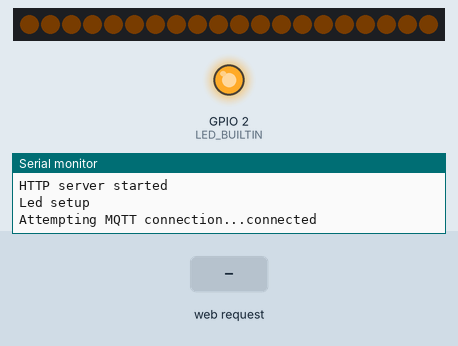
Recording of a sketch running on a simulated ESP8266 (Wemos D1 mini). Shown: 20 RGB LEDs in strip order, left to right, output pins drawn as LEDs (lit = HIGH, except the on-board LED, lit = LOW), the last lines printed to the serial monitor. The test bench sets the inputs (shaded band). Dim RGB values are drawn brighter than linear; WiFi joins after 1.5 s; servers stay silent unless stated; random numbers use the default seed unless the sketch sets one; no MQTT or app messages arrive unless stated.

Above: at 2.7 s.
2.8 s: HTTP request GET /setBrightness received
At 3.1 s:
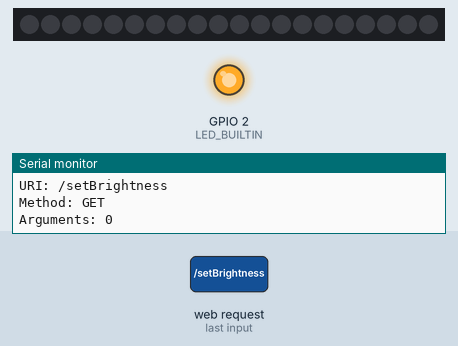
4.3 s: HTTP request GET /enableOta received
5.8 s: HTTP request GET /setColor received
Timing chart, 0 to 8.8 s (numbered marks = the images above; inputs shaded):
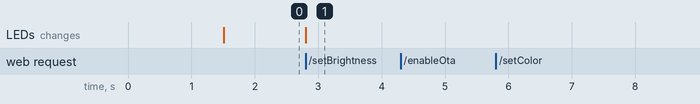

The sketch:

HallwayLight.ino
```cpp
#include <PubSubClient.h>
#include <ESP8266WiFi.h>
#include <ESP8266WiFiMulti.h>
#include <WiFiClient.h>
ESP8266WiFiMulti WiFiMulti;
#include <ESP8266HTTPClient.h>
#include <ESP8266WiFi.h>
#include <ESP8266mDNS.h>
#include <WiFiUdp.h>
#include <ArduinoOTA.h>
#include <ESP8266WebServer.h>

#include <Adafruit_NeoPixel.h>
#define LED_COUNT 20
#define LED_PIN 2
Adafruit_NeoPixel strip(LED_COUNT, 2, NEO_GRB + NEO_KHZ800);
#ifdef __AVR__
#include <avr/power.h> // Required for 16 MHz Adafruit Trinket
#endif


#ifndef STASSID
#define STASSID "Doghouse_2.4"
#define STAPSK  "GuitarHero40!"
#endif

//String device_name = "hallway";

#define topicHallwayMotionDetected "wemos/hallway/motion_detected"

bool allowOTA = false;
bool triggered = false;

const char* ssid = STASSID;
const char* password = STAPSK;

int ledColor_R = 250;
int ledColor_G = 100;
int ledColor_B = 1;

ESP8266WebServer server(80);

//MQTT
const char* mqtt_server = "192.168.1.13";

WiFiClient espClient;
PubSubClient client(espClient);
unsigned long lastMsg = 0;
#define MSG_BUFFER_SIZE  (50)
char msg[MSG_BUFFER_SIZE];
int value = 0;

void handleSetBrightness() {
    Serial.println("Set brightness");
    //allowOTA = true;
    String message = "";
    message += "URI: ";
    message += server.uri();
    message += "\nMethod: ";
    message += (server.method() == HTTP_GET) ? "GET" : "POST";
    message += "\nArguments: ";
    message += server.args();
    message += "\n";
    for (uint8_t i = 0; i < server.args(); i++) {
        message += " " + server.argName(i) + ": " + server.arg(i) + "\n";
    }
    server.send(200, "text/plain", message);
    Serial.println(message);

    int value = server.arg(0).toInt();
    strip.setBrightness(value);
    strip.show();
}

void handleEnableOTA() {
    Serial.println("Enable OTA");
    server.send(200, "text/plain", "OTA enabled");
    allowOTA = true;
}


void handleSetColor() {
    Serial.println("Set Color ");
    server.send(200, "text/plain", "Set Color");

    ledColor_R = server.arg(0).toInt();
    ledColor_G = server.arg(1).toInt();
    ledColor_B = server.arg(2).toInt();

    for (uint8_t i = 0; i < LED_COUNT; i++) {
        strip.setPixelColor(i, strip.Color(ledColor_R, ledColor_G, ledColor_B));
    }
    strip.show();
}

void handleSetColorRange() {
    Serial.println("Set Color Range");
    server.send(200, "text/plain", "Set Color");

    int start = server.arg(0).toInt();
    int end = server.arg(1).toInt();
    ledColor_R = server.arg(2).toInt();
    ledColor_G = server.arg(3).toInt();
    ledColor_B = server.arg(4).toInt();

    for (uint8_t i = start; i < end; i++) {
        strip.setPixelColor(i, strip.Color(ledColor_R, ledColor_G, ledColor_B));
    }
    strip.show();
}


void handleHallwayMotionDetected() {
    server.send(200, "text/plain", "motion");


      strip.setBrightness(230);
      strip.show();

    //for (int i = 5; i < 200; i += 20)
    //{
    //    strip.setBrightness(i);
    //    strip.show();
    //    delay(200);
    //    //server.handleClient();
    //}

    for (int i = 1; i < 100; i++)
    {
        server.handleClient();
        delay(900);
    }

    strip.setBrightness(5);
      strip.show();

    //for (int i = 200; i >= 5; i--)
    //{
      //strip.setPixelColor(i, strip.Color(ledColor_R, ledColor_G, ledColor_B));
    //    strip.setBrightness(i);
    //    strip.show();
    //    delay(100);
    //}


}


void handleHallwayMotionDetected_mqtt() {

      strip.setBrightness(230);
      strip.show();

   /* for (int i = 5; i < 200; i += 20)
    {
        strip.setBrightness(i);
        strip.show();
        delay(200);
    }
    */

    for (int i = 1; i < 100; i++)
    {
        delay(900);
    }

    strip.setBrightness(5);
      strip.show();

    //for (int i = 200; i >= 5; i--)
    //{
      //strip.setPixelColor(i, strip.Color(ledColor_R, ledColor_G, ledColor_B));
    //    strip.setBrightness(i);
    //    strip.show();
    //    delay(100);
    //}


}


void setup() {
    pinMode(LED_BUILTIN, OUTPUT);

    Serial.begin(115200);
    Serial.println("Booting");
    WiFi.mode(WIFI_STA);
    WiFi.begin(ssid, password);
    while (WiFi.waitForConnectResult() != WL_CONNECTED) {
        Serial.println("Connection Failed! Rebooting...");
        delay(5000);
        ESP.restart();
    }

    //MQTT
    client.setServer(mqtt_server, 1883);
    client.setCallback(callback);


    // Port defaults to 8266
    // ArduinoOTA.setPort(8266);

    // Hostname defaults to esp8266-[ChipID]
    // ArduinoOTA.setHostname("myesp8266");

    // No authentication by default
    // ArduinoOTA.setPassword("admin");

    // Password can be set with it's md5 value as well
    // MD5(admin) = 21232f297a57a5a743894a0e4a801fc3
    // ArduinoOTA.setPasswordHash("21232f297a57a5a743894a0e4a801fc3");

    ArduinoOTA.onStart([]() {
        String type;
        if (ArduinoOTA.getCommand() == U_FLASH) {
            type = "sketch";
        }
        else { // U_FS
            type = "filesystem";
        }

        // NOTE: if updating FS this would be the place to unmount FS using FS.end()
        Serial.println("Start updating " + type);
        });
    ArduinoOTA.onEnd([]() {
        Serial.println("\nEnd");
        });
    ArduinoOTA.onProgress([](unsigned int progress, unsigned int total) {
        Serial.printf("Progress: %u%%\r", (progress / (total / 100)));
        });
    ArduinoOTA.onError([](ota_error_t error) {
        Serial.printf("Error[%u]: ", error);
        if (error == OTA_AUTH_ERROR) {
            Serial.println("Auth Failed");
        }
        else if (error == OTA_BEGIN_ERROR) {
            Serial.println("Begin Failed");
        }
        else if (error == OTA_CONNECT_ERROR) {
            Serial.println("Connect Failed");
        }
        else if (error == OTA_RECEIVE_ERROR) {
            Serial.println("Receive Failed");
        }
        else if (error == OTA_END_ERROR) {
            Serial.println("End Failed");
        }
        });
    ArduinoOTA.begin();
    Serial.println("Ready");
    Serial.print("IP address: ");
    Serial.println(WiFi.localIP());


    //Start web server
    if (MDNS.begin("esp8266")) {
        Serial.println("MDNS responder started");
    }

    server.on("/enableOta", handleEnableOTA);
    server.on("/setBrightness", handleSetBrightness);
    server.on("/setColor", handleSetColor);
    server.on("/setColorRange", handleSetColorRange);

    server.on("/hallwayMotionDetected", handleHallwayMotionDetected);


    server.begin();
    Serial.println("HTTP server started");
    digitalWrite(LED_BUILTIN, LOW);    // turn the LED off by making the voltage LOW

    //Set up LED strip
    strip.begin();           // INITIALIZE NeoPixel strip object (REQUIRED)
    strip.show();            // Turn OFF all pixels ASAP
    //strip.setBrightness(10); // Set BRIGHTNESS to about 1/5 (max = 255)
    for (uint8_t i = 0; i < LED_COUNT; i++) {
        strip.setPixelColor(i, strip.Color(ledColor_R, ledColor_G, ledColor_B));
    }
    strip.show();
    strip.setBrightness(2);
    strip.show();
    Serial.println("Led setup");
}


void loop() {
    if (allowOTA)
    {
        ArduinoOTA.handle();
    }

    server.handleClient();
    MDNS.update();

    //digitalWrite(LED_BUILTIN, HIGH);   // turn the LED on (HIGH is the voltage level)
    //delay(100);                       // wait for a second
    //digitalWrite(LED_BUILTIN, LOW);    // turn the LED off by making the voltage LOW
    //delay(1000);                       // wait for a second


    //MQTT

    if (!client.connected()) {
        reconnect();
    }
    client.loop();

    /*unsigned long now = millis();
    if (now - lastMsg > 2000) {
        lastMsg = now;
        ++value;
        snprintf(msg, MSG_BUFFER_SIZE, "hello world #%ld", value);
        Serial.print("Publish message: ");
        Serial.println(msg);
        client.publish("outTopic", msg);
    }*/
}


void reconnect() {
    // Loop until we're reconnected
    while (!client.connected()) {
        Serial.print("Attempting MQTT connection...");
        // Create a random client ID
        String clientId = "ESP8266Client-";
        clientId += String(random(0xffff), HEX);
        // Attempt to connect
        if (client.connect(clientId.c_str())) {
            Serial.println("connected");
            // Once connected, publish an announcement...

            String base = "wemos/hallway/";
            //base.concat(device_name);
            base.concat(WiFi.localIP().toString());
            char topic[40];
            base.toCharArray(topic, 40);
          client.subscribe(topicHallwayMotionDetected);
           client.publish(topic, "connected", true);
        }
        else {
            Serial.print("failed, rc=");
            Serial.print(client.state());
            Serial.println(" try again in 5 seconds");
            // Wait 5 seconds before retrying
            delay(5000);
        }
    }
}

void callback(char* topic, byte* payload, unsigned int length) {
    //Serial.print("Message arrived [");
    //Serial.print(topic);
    //Serial.print("] ");
    //for (int i = 0; i < length; i++) {
    //    Serial.print((char)payload[i]);
    //}
    //Serial.println();

    handleHallwayMotionDetected_mqtt();
    //if (strcmp(topic, topicHallwayMotionDetected))
    {

        //Serial.println(";Pump downstairs");

    }

}
```

Measured:
- after the input at 2.8 s, the LEDs: change at once (image 1)
